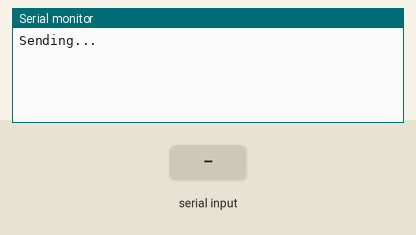
This sketch was run on a simulated Arduino Uno, built with avr-gcc and run on an emulated ATmega328P. Shown: the last lines printed to the serial monitor. The inputs (shaded band) are chosen by the test bench.

Above: at 1.2 s.
1.3 s: "1" received over the second serial link
At 2.1 s:
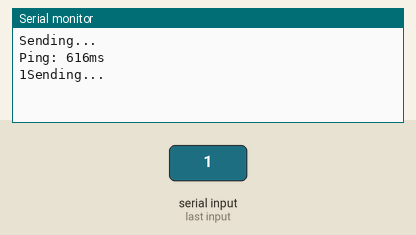
4.3 s: "0" received over the second serial link
At 5.5 s:
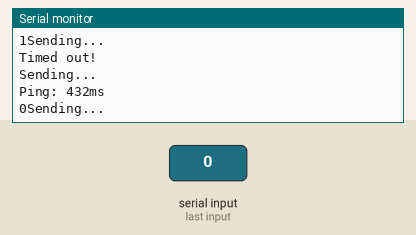
5.8 s: "2" received over the second serial link
At 6.8 s:
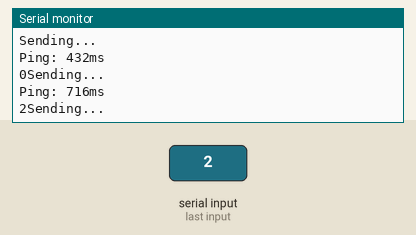

Measured:
- after the input at 1.3 s, the serial monitor: prints a new line at once (image 1)
- after the input at 4.3 s, the serial monitor: prints a new line at once (image 2)
- after the input at 5.8 s, the serial monitor: prints a new line at once (image 3)

The sketch:

radio-recv.ino
```cpp
#include <SoftwareSerial.h>

// https://forum.arduino.cc/t/sending-data-with-apc220/627625/4

SoftwareSerial apc(9, 8);

void setup() {
   Serial.begin(9600);
   apc.begin(2400);
   digitalWrite(13, LOW);
}

unsigned long timeSent = 0;
int received = 1;

int timeSetHigh = 0;

void loop() {
  if (timeSetHigh + 200 < millis()) digitalWrite(13, LOW);
  //** // comment if this is for CANSAT
  if (received) {
     Serial.println("Sending...");
     apc.println("aaaaaaaaaaaaaa");
     timeSent = millis();
     received = 0;
  } else {
    if (millis() > timeSent + 2000) {
      Serial.println("Timed out!");
      received = 1;
    }
  }
  //*/

  if (apc.available() > 0) {
    //* // comment if this is for CANSAT
    Serial.print("Ping: ");
    Serial.print((millis() - timeSent) / 2);
    Serial.println("ms");
    received = 1;
    //*/

//    while (apc.available() > 0) {
//      byte test = apc.read();
//      Serial.print((char) test);
//    }

    // comment if this is for GROUND
    //*
//    apc.println("aaaaaaaaaaaaaaaaaaaaaaaaaaaaaaaaaaaaaaaaaaaaaaaaaaaaaaaaaaaaaaaa");
    digitalWrite(13, HIGH);
    timeSetHigh = millis();
    while (apc.available() > 0) {
      byte test = apc.read();
      Serial.print((char) test);
    }
    //*/
  }
}
```
